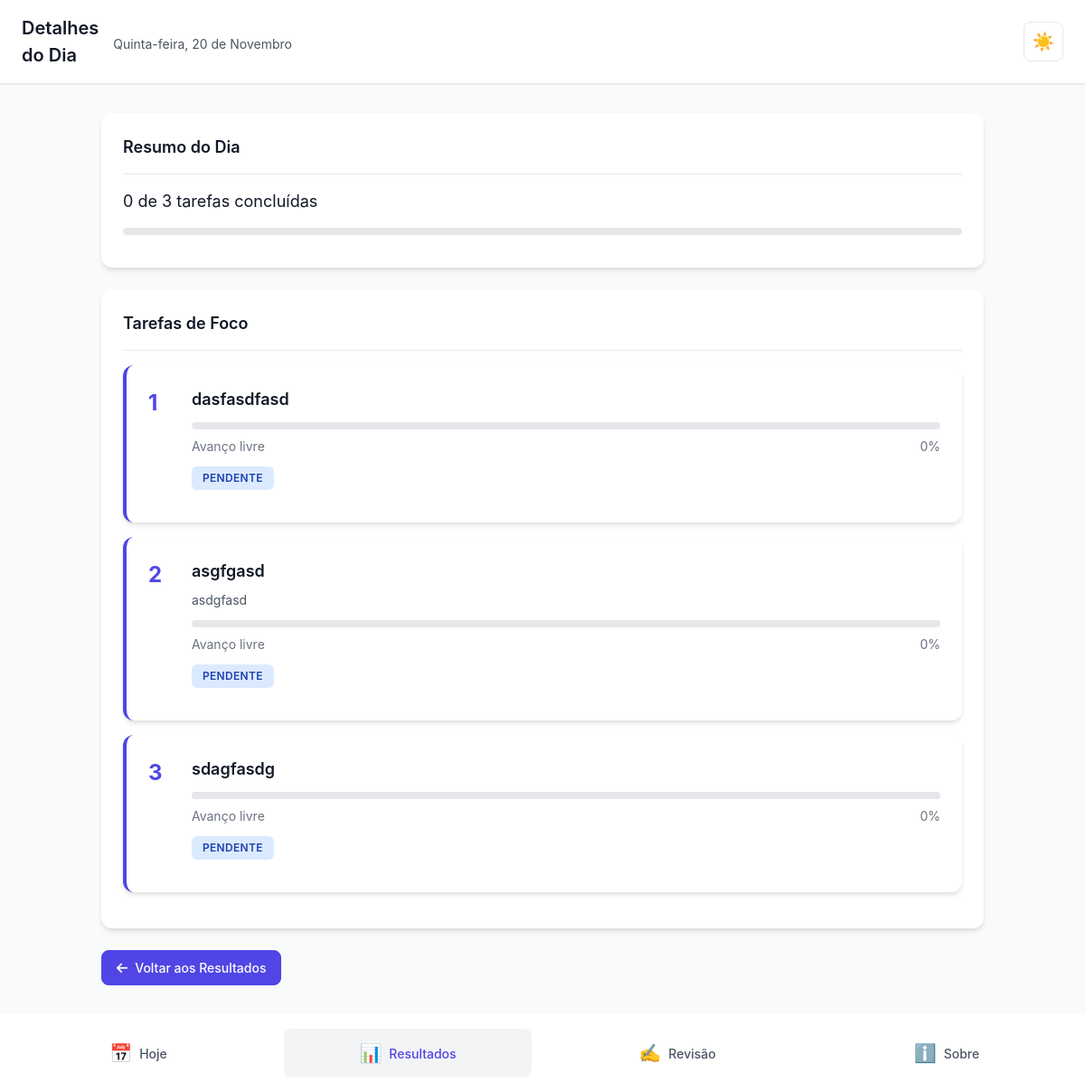
/resultados/2025-11-20/ (signed in), run on the app's committed database.
### core/models.py (models this page shows, shortened)
class DayPlan(models.Model):
    usuario = models.ForeignKey(
        User,
        on_delete=models.CASCADE,
        related_name='day_plans',
        verbose_name='Usuário'
    )
    data = models.DateField(
        verbose_name='Data',
        unique_for_date='data',
        db_index=True
    )
    motivo_nao_conclusao = models.CharField(
        max_length=200,
        blank=True,
        null=True,
        verbose_name='Motivo de não conclusão',
        help_text='Razão pela qual nem todas as tarefas foram concluídas'
    )
    comentario_reflexao = models.TextField(
        blank=True,
        null=True,
        verbose_name='Comentário/Reflexão',
        help_text='Reflexão sobre o dia'
    )
    criado_em = models.DateTimeField(
        auto_now_add=True,
        verbose_name='Criado em'
    )
    atualizado_em = models.DateTimeField(
        auto_now=True,
        verbose_name='Atualizado em'
    )
    class Meta:
        verbose_name = 'Plano do Dia'
        verbose_name_plural = 'Planos do Dia'
        ordering = ['-data']
        unique_together = [['usuario', 'data']]
    @property
    def total_tarefas(self):
        return self.tasks.count()
    @property
    def tarefas_concluidas(self):
        return self.tasks.filter(status='concluida').count()
    @property
    def percentual_conclusao(self):
        if self.total_tarefas == 0:
            return 0
        return int((self.tarefas_concluidas / self.total_tarefas) * 100)

class Task(models.Model):
    STATUS_CHOICES = [
        ('pendente', 'Pendente'),
        ('concluida', 'Concluída'),
    ]
    day_plan = models.ForeignKey(
        DayPlan,
        on_delete=models.CASCADE,
        related_name='tasks',
        verbose_name='Plano do Dia'
    )
    titulo = models.CharField(
        max_length=200,
        verbose_name='Título',
        help_text='Título curto e claro da tarefa'
    )
    descricao = models.TextField(
        blank=True,
        null=True,
        verbose_name='Descrição',
        help_text='Descrição opcional da tarefa'
    )
    ordem = models.IntegerField(
        validators=[MinValueValidator(1), MaxValueValidator(3)],
        verbose_name='Ordem',
        help_text='Ordem da tarefa (1, 2 ou 3)'
    )
    status = models.CharField(
        max_length=10,
        choices=STATUS_CHOICES,
        default='pendente',
        verbose_name='Status'
    )
    concluida_em = models.DateTimeField(
        blank=True,
        null=True,
        verbose_name='Concluída em'
    )
    total_steps = models.IntegerField(
        blank=True,
        null=True,
        validators=[MinValueValidator(1)],
        verbose_name='Total de Etapas',
        help_text='Quantidade total de etapas definidas (deixe vazio para modo flexível)'
    )
    completed_steps = models.IntegerField(
        default=0,
        validators=[MinValueValidator(0)],
        verbose_name='Etapas Concluídas',
        help_text='Quantidade de etapas concluídas (para tarefas com total_steps definido)'
    )
    pseudo_steps_done = models.IntegerField(
        default=0,
        validators=[MinValueValidator(0)],
        verbose_name='Passos Avançados',
        help_text='Contador de cliques em "Avançar etapa" (para tarefas sem total_steps)'
    )
    progress_percent = models.IntegerField(
        default=0,
        validators=[MinValueValidator(0), MaxValueValidator(100)],
        verbose_name='Progresso (%)',
        help_text='Progresso atual da tarefa em percentual (0-100)'
    )
    criado_em = models.DateTimeField(
        auto_now_add=True,
        verbose_name='Criado em'
    )
    atualizado_em = models.DateTimeField(
        auto_now=True,
        verbose_name='Atualizado em'
    )
    class Meta:
        verbose_name = 'Tarefa'
        verbose_name_plural = 'Tarefas'
        ordering = ['ordem']
        unique_together = [['day_plan', 'ordem']]

### core/views.py (the view)
# urls.py: path('resultados/<str:data_str>/', views.detalhes_dia, name='detalhes_dia'),
@login_required
def detalhes_dia(request, data_str):
    try:
        data_obj = date.fromisoformat(data_str)
    except ValueError:
        messages.error(request, 'Data inválida.')
        return redirect('core:resultados')
    day_plan = get_object_or_404(
        DayPlan,
        usuario=request.user,
        data=data_obj
    )
    tasks = day_plan.tasks.all().order_by('ordem')
    context = {
        'day_plan': day_plan,
        'tasks': tasks,
        'data': data_obj,
    }
    return render(request, 'core/detalhes_dia.html', context)

### core/context_processors.py (called while the page is built)
def pwa_settings(request):
    return {
        "PWA_SETTINGS": {
            "enabled": getattr(settings, "PWA_ENABLED", False),
            "theme_color": getattr(settings, "PWA_THEME_COLOR", "#0f172a"),
            "background_color": getattr(
                settings, "PWA_BACKGROUND_COLOR", "#0f172a"
            ),
            "start_url": getattr(settings, "PWA_START_URL", "/?source=pwa"),
            "scope": getattr(settings, "PWA_SCOPE", "/"),
            "install_hint": "Compartilhar → Adicionar à Tela de Início",
            "push_public_key": getattr(settings, "PWA_PUSH_PUBLIC_KEY", ""),
        }
    }

### core/templates/core/detalhes_dia.html (shortened to what this page needs)
{% extends 'core/base.html' %}
{% load static %}
{% block header_title %}Detalhes do Dia{% endblock %}
{% block header_subtitle %}
    <div class="header-subtitle">{{ data|date:"l, d \\d\\e F"|capfirst }}</div>
{% endblock %}
{% block content %}
    <div class="card fade-in">
        <div class="card-header">
            <h2 class="card-title">Resumo do Dia</h2>
        </div>
        <div class="card-body">
            <p style="font-size: 1.125rem; margin-bottom: 1rem;">
                {{ day_plan.tarefas_concluidas }} de {{ day_plan.total_tarefas }} tarefas concluídas
            </p>
            <div class="progress-bar-container">
            </div>
        </div>
    </div>
    <div class="card fade-in">
        <div class="card-header">
            <h2 class="card-title">Tarefas de Foco</h2>
        </div>
        <div class="card-body" style="padding-top: 0;">
            {% for task in tasks %}
                <div class="task-card {% if task.status == 'concluida' %}completed{% endif %}" style="margin-bottom: 1rem;">
                    <div class="task-header">
                        <span class="task-number">{{ task.ordem }}</span>
                        <div class="task-content" style="flex: 1;">
                            <h3 class="task-title">{{ task.titulo }}</h3>
                            {% if task.descricao %}
                                <p class="task-description">{{ task.descricao }}</p>
                            {% endif %}
                            <div style="margin-top: 0.75rem; margin-bottom: 0.75rem;">
                                <div class="progress-bar-container" style="margin-bottom: 0.5rem;">
                                </div>
                                <div style="display: flex; justify-content: space-between; align-items: center; font-size: 0.875rem; color: #6B7280;">
                                    <span>
                                        {% if task.total_steps and task.total_steps > 0 %}
                                            Etapas: {{ task.completed_steps }}/{{ task.total_steps }}
                                        {% else %}
                                            Avanço livre
                                        {% endif %}
                                    </span>
                                    <span>{{ task.progress_percent }}%</span>
                                </div>
                            </div>
                            <div style="margin-top: 0.75rem; display: flex; align-items: center; gap: 0.75rem; flex-wrap: wrap;">
                                <span class="badge {% if task.status == 'concluida' %}badge-success{% else %}badge-info{% endif %}">
                                    {% if task.status == 'concluida' %}
                                        ✓ Concluída
                                        {% if task.concluida_em %}
                                            às {{ task.concluida_em|date:"H:i" }}
                                        {% endif %}
                                    {% else %}
                                        Pendente
                                    {% endif %}
                                </span>
                            </div>
                        </div>
                    </div>
                </div>
            {% empty %}
                <div style="text-align: center; padding: 2rem 0;">
                    <p style="color: #6B7280;">Nenhuma tarefa registrada para este dia.</p>
                </div>
            {% endfor %}
        </div>
    </div>
    <div style="margin-top: 1.5rem;">
        <a href="{% url 'core:resultados' %}" class="btn-icon-text btn-icon-text-primary">
            <i class="fas fa-arrow-left"></i>
            <span>Voltar aos Resultados</span>
        </a>
    </div>
{% endblock %}

### data on the page
DayPlan: tarefas_concluidas "0", total_tarefas "3"
Task: ordem "1", titulo "dasfasdfasd", shows "Avanço livre", progress_percent "0", status "PENDENTE"
Task: ordem "2", titulo "asgfgasd", descricao "asdgfasd", shows "Avanço livre", progress_percent "0", status "PENDENTE"
Task: ordem "3", titulo "sdagfasdg", shows "Avanço livre", progress_percent "0", status "PENDENTE"

### other printed values
{{ data|date:"l, d \\d\\e F"|capfirst }} "Quinta-feira, 20 de Novembro"
